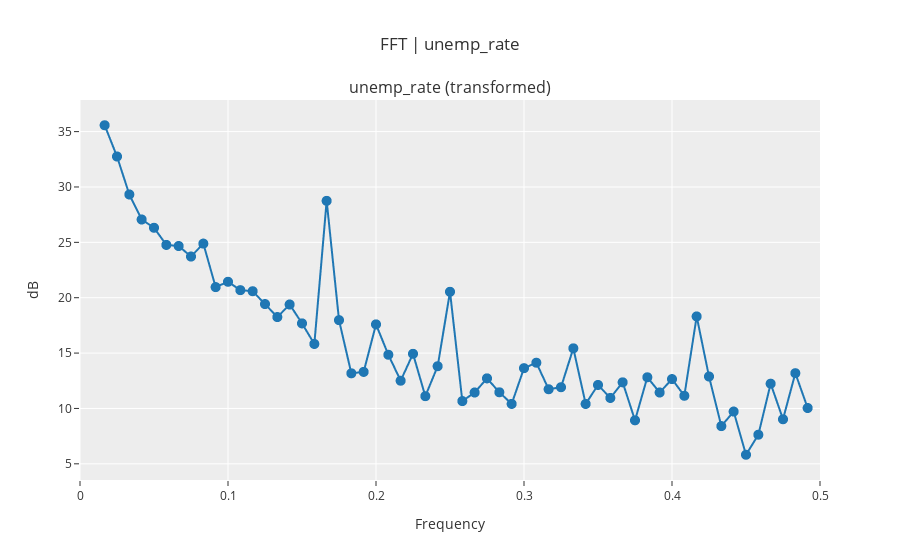

Write notebook code for a chart like this one.
### Code cell
exp.plot_model(plot="fft")

### Figure 1 — Plotly figure (JSON) as saved in the notebook; plotly's stock layout.template omitted (floating-point values rounded to 4 significant figures)
{"data": [{"hoverinfo": "text", "hovertext": ["Freq: 0.0167<br>Ampl: 35.5743<br>Time period: 60.0", "Freq: 0.025<br>Ampl: 32.7513<br>Time period: 40.0", "Freq: 0.0333<br>Ampl: 29.3227<br>Time period: 30.0", "Freq: 0.0417<br>Ampl: 27.0643<br>Time period: 24.0", "Freq: 0.05<br>Ampl: 26.3164<br>Time period: 20.0", "Freq: 0.0583<br>Ampl: 24.7687<br>Time period: 17.1429", "Freq: 0.0667<br>Ampl: 24.6662<br>Time period: 15.0", "Freq: 0.075<br>Ampl: 23.7204<br>Time period: 13.3333", "Freq: 0.0833<br>Ampl: 24.8842<br>Time period: 12.0", "Freq: 0.0917<br>Ampl: 20.9574<br>Time period: 10.9091", "Freq: 0.1<br>Ampl: 21.4401<br>Time period: 10.0", "Freq: 0.1083<br>Ampl: 20.683<br>Time period: 9.2308", "Freq: 0.1167<br>Ampl: 20.5879<br>Time period: 8.5714", "Freq: 0.125<br>Ampl: 19.4282<br>Time period: 8.0", "Freq: 0.1333<br>Ampl: 18.2525<br>Time period: 7.5", "Freq: 0.1417<br>Ampl: 19.3882<br>Time period: 7.0588", "Freq: 0.15<br>Ampl: 17.6832<br>Time period: 6.6667", "Freq: 0.1583<br>Ampl: 15.8253<br>Time period: 6.3158", "Freq: 0.1667<br>Ampl: 28.7481<br>Time period: 6.0", "Freq: 0.175<br>Ampl: 17.9763<br>Time period: 5.7143", "Freq: 0.1833<br>Ampl: 13.1728<br>Time period: 5.4545", "Freq: 0.1917<br>Ampl: 13.3019<br>Time period: 5.2174", "Freq: 0.2<br>Ampl: 17.5917<br>Time period: 5.0", "Freq: 0.2083<br>Ampl: 14.8496<br>Time period: 4.8", "Freq: 0.2167<br>Ampl: 12.5049<br>Time period: 4.6154", "Freq: 0.225<br>Ampl: 14.9353<br>Time period: 4.4444", "Freq: 0.2333<br>Ampl: 11.1085<br>Time period: 4.2857", "Freq: 0.2417<br>Ampl: 13.8143<br>Time period: 4.1379", "Freq: 0.25<br>Ampl: 20.5362<br>Time period: 4.0", "Freq: 0.2583<br>Ampl: 10.6647<br>Time period: 3.871", "Freq: 0.2667<br>Ampl: 11.4418<br>Time period: 3.75", "Freq: 0.275<br>Ampl: 12.7199<br>Time period: 3.6364", "Freq: 0.2833<br>Ampl: 11.4594<br>Time period: 3.5294", "Freq: 0.2917<br>Ampl: 10.4115<br>Time period: 3.4286", "Freq: 0.3<br>Ampl: 13.6381<br>Time period: 3.3333", "Freq: 0.3083<br>Ampl: 14.1288<br>Time period: 3.2432", "Freq: 0.3167<br>Ampl: 11.7335<br>Time period: 3.1579", "Freq: 0.325<br>Ampl: 11.9182<br>Time period: 3.0769", "Freq: 0.3333<br>Ampl: 15.4307<br>Time period: 3.0", "Freq: 0.3417<br>Ampl: 10.4086<br>Time period: 2.9268", "Freq: 0.35<br>Ampl: 12.1206<br>Time period: 2.8571", "Freq: 0.3583<br>Ampl: 10.9509<br>Time period: 2.7907", "Freq: 0.3667<br>Ampl: 12.3592<br>Time period: 2.7273", "Freq: 0.375<br>Ampl: 8.9303<br>Time period: 2.6667", "Freq: 0.3833<br>Ampl: 12.816<br>Time period: 2.6087", "Freq: 0.3917<br>Ampl: 11.4403<br>Time period: 2.5532", "Freq: 0.4<br>Ampl: 12.6518<br>Time period: 2.5", "Freq: 0.4083<br>Ampl: 11.1431<br>Time period: 2.449", "Freq: 0.4167<br>Ampl: 18.3106<br>Time period: 2.4", "Freq: 0.425<br>Ampl: 12.884<br>Time period: 2.3529", "Freq: 0.4333<br>Ampl: 8.4054<br>Time period: 2.3077", "Freq: 0.4417<br>Ampl: 9.7196<br>Time period: 2.2642", "Freq: 0.45<br>Ampl: 5.8191<br>Time period: 2.2222", "Freq: 0.4583<br>Ampl: 7.6287<br>Time period: 2.1818", "Freq: 0.4667<br>Ampl: 12.2367<br>Time period: 2.1429", "Freq: 0.475<br>Ampl: 9.0261<br>Time period: 2.1053", "Freq: 0.4833<br>Ampl: 13.1842<br>Time period: 2.069", "Freq: 0.4917<br>Ampl: 10.0409<br>Time period: 2.0339"], "line": {"color": "#1f77b4", "width": 2}, "marker": {"size": 10}, "mode": "lines+markers", "name": "unemp_rate (transformed)", "showlegend": true, "type": "scattergl", "x": [0.01667, 0.025, 0.03333, 0.04167, 0.05, 0.05833, 0.06667, 0.075, 0.08333, 0.09167, 0.1, 0.1083, 0.1167, 0.125, 0.1333, 0.1417, 0.15, 0.1583, 0.1667, 0.175, 0.1833, 0.1917, 0.2, 0.2083, 0.2167, 0.225, 0.2333, 0.2417, 0.25, 0.2583, 0.2667, 0.275, 0.2833, 0.2917, 0.3, 0.3083, 0.3167, 0.325, 0.3333, 0.3417, 0.35, 0.3583, 0.3667, 0.375, 0.3833, 0.3917, 0.4, 0.4083, 0.4167, 0.425, 0.4333, 0.4417, 0.45, 0.4583, 0.4667, 0.475, 0.4833, 0.4917], "xaxis": "x", "y": [35.57, 32.75, 29.32, 27.06, 26.32, 24.77, 24.67, 23.72, 24.88, 20.96, 21.44, 20.68, 20.59, 19.43, 18.25, 19.39, 17.68, 15.83, 28.75, 17.98, 13.17, 13.3, 17.59, 14.85, 12.5, 14.94, 11.11, 13.81, 20.54, 10.66, 11.44, 12.72, 11.46, 10.41, 13.64, 14.13, 11.73, 11.92, 15.43, 10.41, 12.12, 10.95, 12.36, 8.93, 12.82, 11.44, 12.65, 11.14, 18.31, 12.88, 8.405, 9.72, 5.819, 7.629, 12.24, 9.026, 13.18, 10.04], "yaxis": "y"}], "layout": {"annotations": [{"font": {"size": 16}, "showarrow": false, "text": "unemp_rate (transformed)", "x": 0.5, "xanchor": "center", "xref": "paper", "y": 1, "yanchor": "bottom", "yref": "paper"}], "showlegend": false, "title": {"text": "FFT | unemp_rate"}, "xaxis": {"anchor": "y", "domain": [0, 1], "range": [0, 0.5], "title": {"text": "Frequency"}}, "yaxis": {"anchor": "x", "domain": [0, 1], "title": {"text": "dB"}}}}
